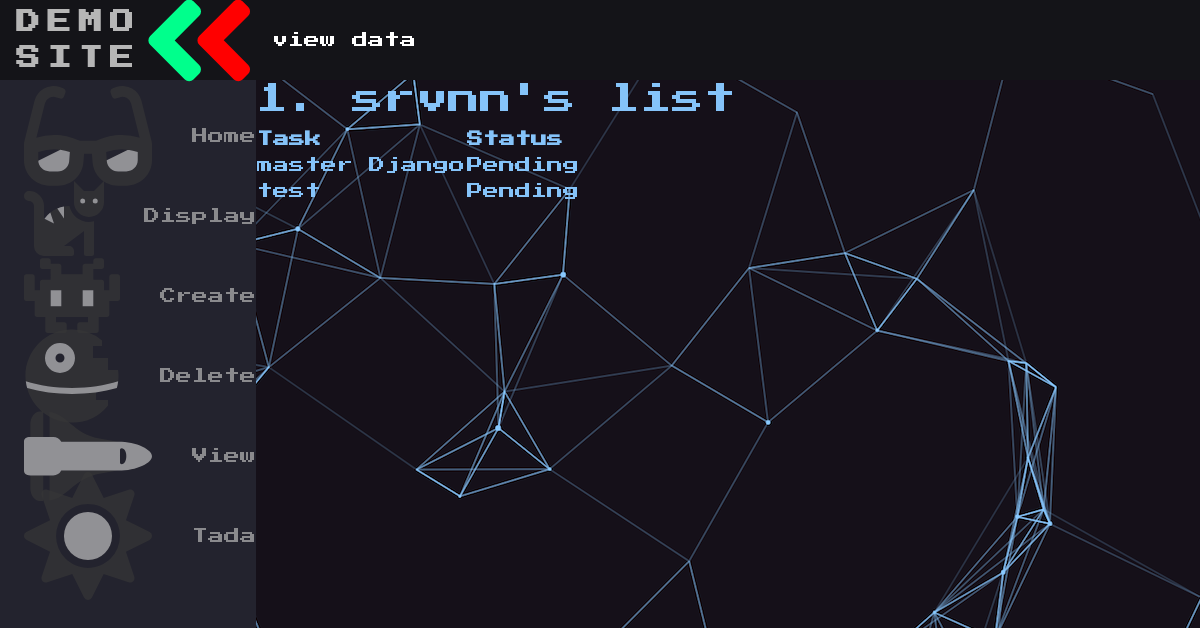
/id/1/pending, run on an earlier commit of the app's database.
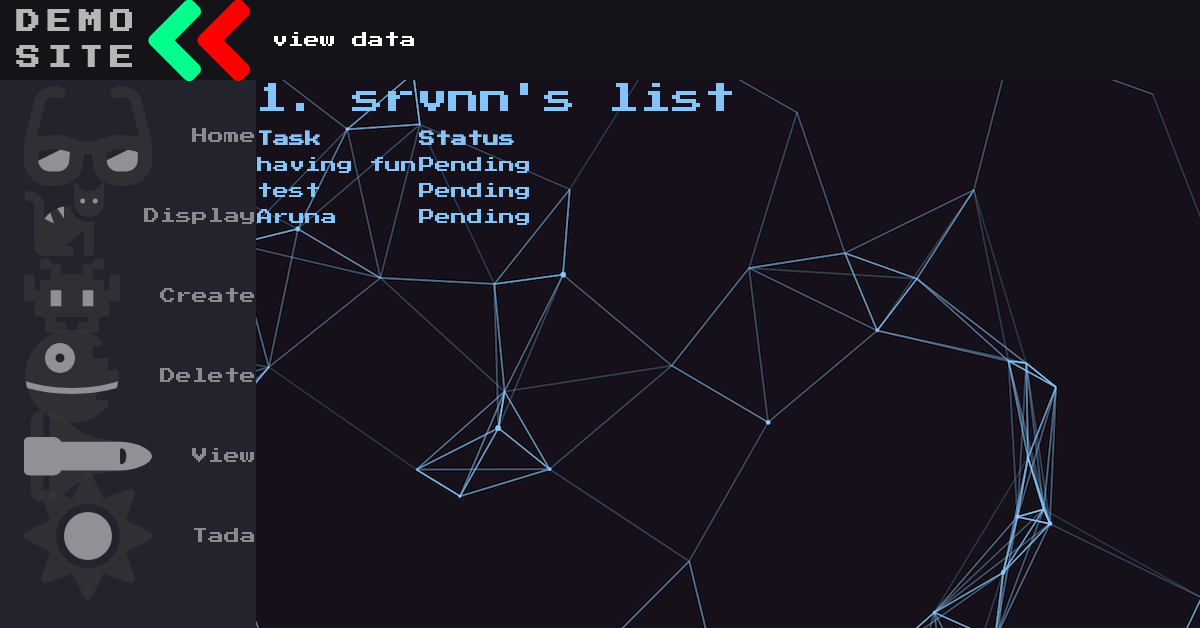
And on a later commit of the database.
### main/models.py (models this page shows, shortened)
class ToDoList(models.Model):
    name=models.CharField(max_length=200)

class Item(models.Model):
    todolist = models.ForeignKey(ToDoList,on_delete=models.CASCADE)
    text = models.CharField(max_length=300)
    complete = models.BooleanField()

### main/views.py (the view)
def pending(response,idValue:int):
    todolist = models.ToDoList.objects.filter(id=idValue)
    return render(response,"main/listPending.html",{"list":todolist,"id":idValue})

### main/templates/main/listPending.html (shortened to what this page needs)
{% extends 'main/lists.html' %}
{%block display%}
    {% if i.complete == False %}
    <tr>
        <td>{{i.text}}</td>
        <td>Pending</td>
    </tr>
    {%endif%}
{%endblock%}

### main/templates/main/lists.html (shortened to what this page needs)
{% extends 'main/base.html'%}
{%block mainHeading%}
view data
{%endblock%}
{%block content%}
    {%if list.exists %}
    {%for data in list%}
    <h2>
        {{data.id}}. {{data.name}}
    </h2>
    <table>
        <tr>
            <th>Task</th>
            <th>Status</th>
        </tr>
        {%if data.item_set.all.exists %}
            {%for i in data.item_set.all %}
                {%block display%}{%endblock%}
            {%endfor%}
        {% else %}
            <tr>
                <td>N/A</td>
                <td>N/A</td>
            </tr>
        {%endif%}
    </table>
    {%endfor%}
    {%else%}
        <h3>Sorry, no list is available with id={{id}}<h3>
    {%endif%}
{%endblock%}

What changed in the data, as far as the page shows it:
changed ToDoList "srvnn's list": loses Item (text "master Django"); gains Item (text "having fun")
added Item: text "Aruna"
